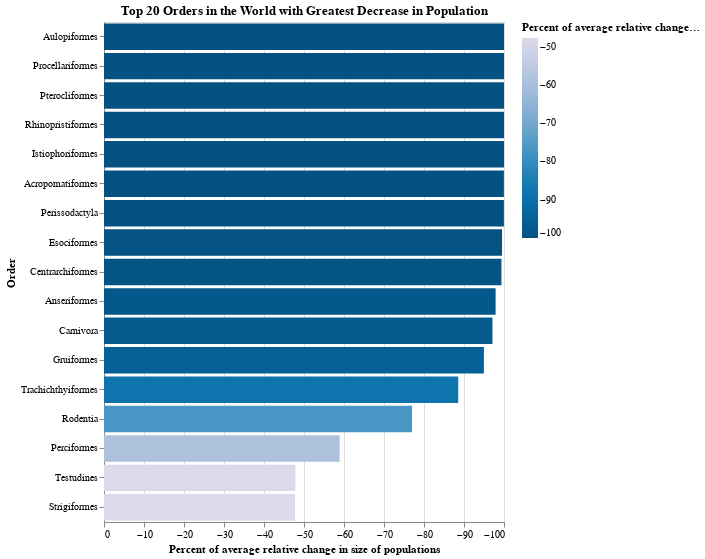

The notebook cell saved with this chart:
### Code cell
dec_chart = alt.Chart(biggest_dec).mark_bar().encode(
    y=alt.Y('Order', sort = 'x'),
    x=alt.X('Percent of average relative change in size of populations:Q', scale=alt.Scale(domain=[0, -100])),
    color = alt.Color('Percent of average relative change in size of populations').scale(scheme='purpleblue', reverse=True),
    tooltip = ['Order', 'Percent of average relative change in size of populations']
).properties(
    title='Top 20 Orders in the World with Greatest Decrease in Population',
    width=400,
    height=500
)
dec_chart

### Figure 1 — Vega-Lite specification as saved in the notebook (floating-point values rounded to 4 significant figures)
{"config": {"view": {"continuousWidth": 300, "continuousHeight": 300}}, "data": {"name": "data-2a3ad7471e03429d55aa6104e8ffee94"}, "mark": {"type": "bar"}, "encoding": {"color": {"field": "Percent of average relative change in size of populations", "scale": {"scheme": "purpleblue", "reverse": true}, "type": "quantitative"}, "tooltip": [{"field": "Order", "type": "nominal"}, {"field": "Percent of average relative change in size of populations", "type": "quantitative"}], "x": {"field": "Percent of average relative change in size of populations", "scale": {"domain": [0, -100]}, "type": "quantitative"}, "y": {"field": "Order", "sort": "x", "type": "nominal"}}, "height": 500, "title": "Top 20 Orders in the World with Greatest Decrease in Population", "width": 400, "$schema": "https://vega.github.io/schema/vega-lite/v5.16.3.json", "datasets": {"data-2a3ad7471e03429d55aa6104e8ffee94": [{"Order": "Aulopiformes", "Percent of average relative change in size of populations": -100.0}, {"Order": "Procellariformes", "Percent of average relative change in size of populations": -100.0}, {"Order": "Pterocliformes", "Percent of average relative change in size of populations": -100.0}, {"Order": "Rhinopristiformes", "Percent of average relative change in size of populations": -100.0}, {"Order": "Istiophoriformes", "Percent of average relative change in size of populations": -100.0}, {"Order": "Acropomatiformes", "Percent of average relative change in size of populations": -99.98}, {"Order": "Perissodactyla", "Percent of average relative change in size of populations": -99.98}, {"Order": "Esociformes", "Percent of average relative change in size of populations": -99.52}, {"Order": "Centrarchiformes", "Percent of average relative change in size of populations": -99.35}, {"Order": "Anseriformes", "Percent of average relative change in size of populations": -97.9}, {"Order": "Carnivora", "Percent of average relative change in size of populations": -97.11}, {"Order": "Gruiformes", "Percent of average relative change in size of populations": -94.97}, {"Order": "Trachichthyiformes", "Percent of average relative change in size of populations": -88.56}, {"Order": "Rodentia", "Percent of average relative change in size of populations": -77.02}, {"Order": "Perciformes", "Percent of average relative change in size of populations": -58.91}, {"Order": "Testudines", "Percent of average relative change in size of populations": -47.84}, {"Order": "Strigiformes", "Percent of average relative change in size of populations": -47.76}]}}
